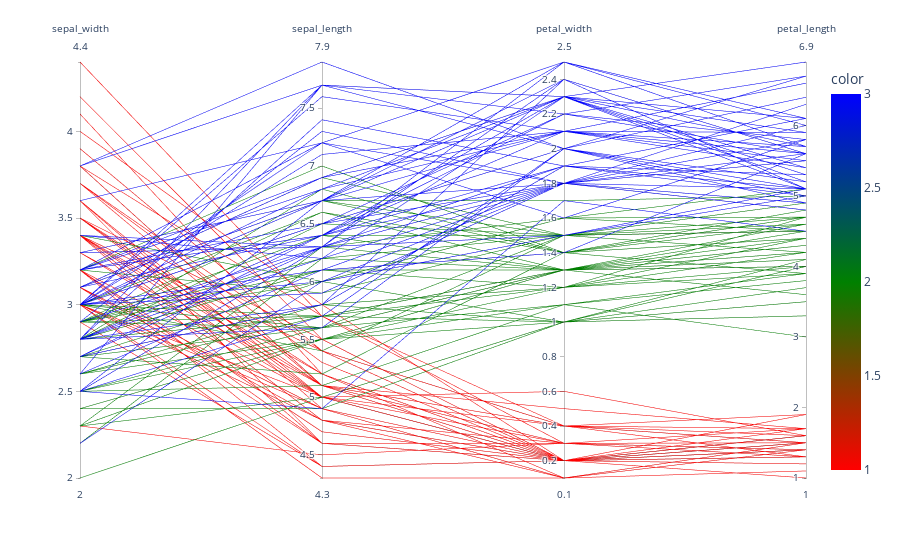

The notebook cell saved with this chart:
### Markdown cell above
## Parallel Coordinates

- Create one vertical line for every column: Numerical or ordered data
- Plot every row
    - x position is column
    - y position is value for that column
    - line connects values for a single row
- Picture an x y scatter plot, but putting both axis lines vertically

We use [plotly](https://plotly.com/python/parallel-coordinates-plot/) here because `parallel_coordinates()` method allows some interaction with data.

### Code cell
import plotly.express as px

# we need to color code each item in our dataset
species_id = [1 for i in range(0,50)] + [2 for i in range(0,50)] + [3 for i in range(0,50)]

fig = px.parallel_coordinates(iris, 
                              dimensions=['sepal_width', 'sepal_length', 'petal_width', 'petal_length'],
                              color = species_id,
                              color_continuous_scale = ['red','green','blue'])
fig.show()

### Figure 1 — Plotly figure (JSON) as saved in the notebook; plotly's stock layout.template omitted (floating-point values rounded to 4 significant figures; data arrays with more than 128 entries replaced by an {"elided": "..."} marker saying what was removed)
{"data": [{"dimensions": [{"label": "sepal_width", "values": {"elided": "150 float values"}}, {"label": "sepal_length", "values": {"elided": "150 float values"}}, {"label": "petal_width", "values": {"elided": "150 float values"}}, {"label": "petal_length", "values": {"elided": "150 float values"}}], "domain": {"x": [0, 1], "y": [0, 1]}, "line": {"color": {"elided": "150 int values"}, "coloraxis": "coloraxis"}, "name": "", "type": "parcoords"}], "layout": {"coloraxis": {"colorbar": {"title": {"text": "color"}}, "colorscale": [[0, "red"], [0.5, "green"], [1, "blue"]]}, "legend": {"tracegroupgap": 0}, "margin": {"t": 60}}}
